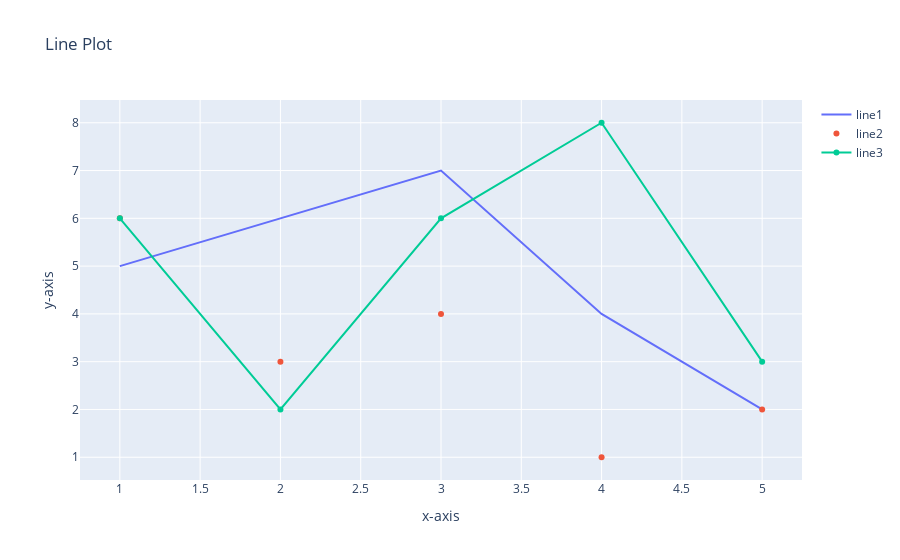

Notebook code for this chart:
### Code cell
x1,y1 = [1,2,3,4,5],[5,6,7,4,2]
x2,y2 = [1,2,3,4,5],[6,3,4,1,2]
x3,y3 = [1,2,3,4,5],[6,2,6,8,3]

fig = go.Figure()

fig.add_trace(go.Scatter(x=x1,y=y1,name='line1',mode='lines'))
fig.add_trace(go.Scatter(x=x2,y=y2,name='line2',mode='markers'))
fig.add_trace(go.Scatter(x=x3,y=y3,name='line3',mode='lines+markers'))

fig.update_layout(title="Line Plot",xaxis_title="x-axis",yaxis_title="y-axis")

fig.show()

### Figure 1 — Plotly figure (JSON) as saved in the notebook; plotly's stock layout.template omitted (floating-point values rounded to 4 significant figures)
{"data": [{"mode": "lines", "name": "line1", "type": "scatter", "x": [1, 2, 3, 4, 5], "y": [5, 6, 7, 4, 2]}, {"mode": "markers", "name": "line2", "type": "scatter", "x": [1, 2, 3, 4, 5], "y": [6, 3, 4, 1, 2]}, {"mode": "lines+markers", "name": "line3", "type": "scatter", "x": [1, 2, 3, 4, 5], "y": [6, 2, 6, 8, 3]}], "layout": {"title": {"text": "Line Plot"}, "xaxis": {"title": {"text": "x-axis"}}, "yaxis": {"title": {"text": "y-axis"}}}}
